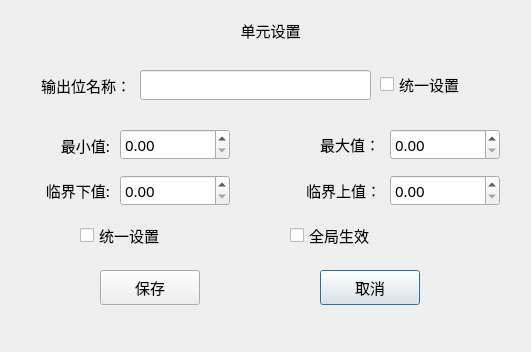
<?xml version="1.0" encoding="UTF-8"?>
<ui version="4.0">
 <class>SetOutputDlg</class>
 <widget class="QDialog" name="SetOutputDlg">
  <property name="geometry">
   <rect>
    <x>0</x>
    <y>0</y>
    <width>531</width>
    <height>352</height>
   </rect>
  </property>
  <property name="font">
   <font>
    <family>微软雅黑</family>
    <pointsize>11</pointsize>
    <weight>50</weight>
    <italic>false</italic>
    <bold>false</bold>
   </font>
  </property>
  <property name="windowTitle">
   <string>Dialog</string>
  </property>
  <property name="styleSheet">
   <string notr="true">font: 11pt &quot;微软雅黑&quot;;
color: rgb(0, 0, 0);</string>
  </property>
  <widget class="QDoubleSpinBox" name="maxSpin">
   <property name="geometry">
    <rect>
     <x>390</x>
     <y>129</y>
     <width>110</width>
     <height>31</height>
    </rect>
   </property>
   <property name="maximum">
    <double>1000.000000000000000</double>
   </property>
  </widget>
  <widget class="QLabel" name="titleLabel">
   <property name="geometry">
    <rect>
     <x>80</x>
     <y>0</y>
     <width>381</width>
     <height>60</height>
    </rect>
   </property>
   <property name="font">
    <font>
     <family>微软雅黑</family>
     <pointsize>11</pointsize>
     <weight>50</weight>
     <italic>false</italic>
     <bold>false</bold>
    </font>
   </property>
   <property name="text">
    <string>单元设置</string>
   </property>
   <property name="alignment">
    <set>Qt::AlignCenter</set>
   </property>
  </widget>
  <widget class="QLabel" name="label_2">
   <property name="geometry">
    <rect>
     <x>9</x>
     <y>130</y>
     <width>101</width>
     <height>30</height>
    </rect>
   </property>
   <property name="text">
    <string>最小值:</string>
   </property>
   <property name="alignment">
    <set>Qt::AlignRight|Qt::AlignTrailing|Qt::AlignVCenter</set>
   </property>
  </widget>
  <widget class="QPushButton" name="cancelBtn">
   <property name="geometry">
    <rect>
     <x>320</x>
     <y>270</y>
     <width>100</width>
     <height>35</height>
    </rect>
   </property>
   <property name="styleSheet">
    <string notr="true">color: rgb(0, 0, 0);</string>
   </property>
   <property name="text">
    <string>取消</string>
   </property>
  </widget>
  <widget class="QLabel" name="label_5">
   <property name="geometry">
    <rect>
     <x>259</x>
     <y>129</y>
     <width>121</width>
     <height>30</height>
    </rect>
   </property>
   <property name="text">
    <string>最大值：</string>
   </property>
   <property name="alignment">
    <set>Qt::AlignRight|Qt::AlignTrailing|Qt::AlignVCenter</set>
   </property>
  </widget>
  <widget class="QCheckBox" name="wholeCheckBox">
   <property name="geometry">
    <rect>
     <x>290</x>
     <y>220</y>
     <width>171</width>
     <height>30</height>
    </rect>
   </property>
   <property name="text">
    <string>全局生效</string>
   </property>
  </widget>
  <widget class="QPushButton" name="saveBtn">
   <property name="geometry">
    <rect>
     <x>100</x>
     <y>270</y>
     <width>100</width>
     <height>35</height>
    </rect>
   </property>
   <property name="styleSheet">
    <string notr="true">color: rgb(0, 0, 0);</string>
   </property>
   <property name="text">
    <string>保存</string>
   </property>
  </widget>
  <widget class="QCheckBox" name="uniteCheckBox">
   <property name="geometry">
    <rect>
     <x>80</x>
     <y>220</y>
     <width>171</width>
     <height>30</height>
    </rect>
   </property>
   <property name="text">
    <string>统一设置</string>
   </property>
  </widget>
  <widget class="QDoubleSpinBox" name="minSpin">
   <property name="geometry">
    <rect>
     <x>120</x>
     <y>129</y>
     <width>110</width>
     <height>31</height>
    </rect>
   </property>
  </widget>
  <widget class="QLabel" name="label_4">
   <property name="geometry">
    <rect>
     <x>10</x>
     <y>70</y>
     <width>121</width>
     <height>30</height>
    </rect>
   </property>
   <property name="text">
    <string>输出位名称：</string>
   </property>
   <property name="alignment">
    <set>Qt::AlignRight|Qt::AlignTrailing|Qt::AlignVCenter</set>
   </property>
  </widget>
  <widget class="QLineEdit" name="nameEdit">
   <property name="geometry">
    <rect>
     <x>140</x>
     <y>70</y>
     <width>231</width>
     <height>30</height>
    </rect>
   </property>
  </widget>
  <widget class="QCheckBox" name="uniteNameBox">
   <property name="geometry">
    <rect>
     <x>380</x>
     <y>69</y>
     <width>91</width>
     <height>31</height>
    </rect>
   </property>
   <property name="text">
    <string>统一设置</string>
   </property>
  </widget>
  <widget class="QWidget" name="widget" native="true">
   <property name="geometry">
    <rect>
     <x>0</x>
     <y>170</y>
     <width>531</width>
     <height>41</height>
    </rect>
   </property>
   <widget class="QDoubleSpinBox" name="crMaxSpin">
    <property name="geometry">
     <rect>
      <x>390</x>
      <y>5</y>
      <width>110</width>
      <height>31</height>
     </rect>
    </property>
   </widget>
   <widget class="QLabel" name="label_3">
    <property name="geometry">
     <rect>
      <x>9</x>
      <y>5</y>
      <width>101</width>
      <height>30</height>
     </rect>
    </property>
    <property name="text">
     <string>临界下值:</string>
    </property>
    <property name="alignment">
     <set>Qt::AlignRight|Qt::AlignTrailing|Qt::AlignVCenter</set>
    </property>
   </widget>
   <widget class="QLabel" name="label_6">
    <property name="geometry">
     <rect>
      <x>260</x>
      <y>5</y>
      <width>121</width>
      <height>30</height>
     </rect>
    </property>
    <property name="text">
     <string>临界上值：</string>
    </property>
    <property name="alignment">
     <set>Qt::AlignRight|Qt::AlignTrailing|Qt::AlignVCenter</set>
    </property>
   </widget>
   <widget class="QDoubleSpinBox" name="crMinSpin">
    <property name="geometry">
     <rect>
      <x>120</x>
      <y>5</y>
      <width>110</width>
      <height>31</height>
     </rect>
    </property>
   </widget>
  </widget>
 </widget>
 <tabstops>
  <tabstop>cancelBtn</tabstop>
  <tabstop>nameEdit</tabstop>
  <tabstop>uniteNameBox</tabstop>
  <tabstop>minSpin</tabstop>
  <tabstop>maxSpin</tabstop>
  <tabstop>crMinSpin</tabstop>
  <tabstop>crMaxSpin</tabstop>
  <tabstop>uniteCheckBox</tabstop>
  <tabstop>wholeCheckBox</tabstop>
  <tabstop>saveBtn</tabstop>
 </tabstops>
 <resources/>
 <connections>
  <connection>
   <sender>cancelBtn</sender>
   <signal>clicked()</signal>
   <receiver>SetOutputDlg</receiver>
   <slot>close()</slot>
   <hints>
    <hint type="sourcelabel">
     <x>349</x>
     <y>307</y>
    </hint>
    <hint type="destinationlabel">
     <x>229</x>
     <y>175</y>
    </hint>
   </hints>
  </connection>
 </connections>
</ui>
